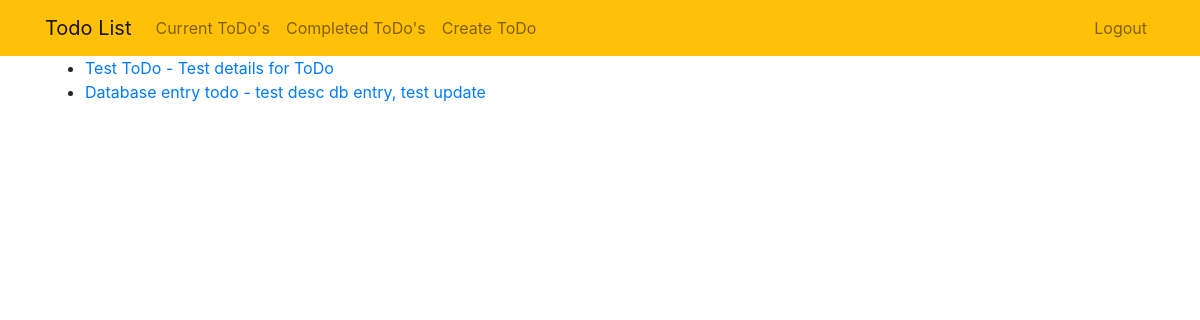
The app's page /todos/ (signed in), older data.
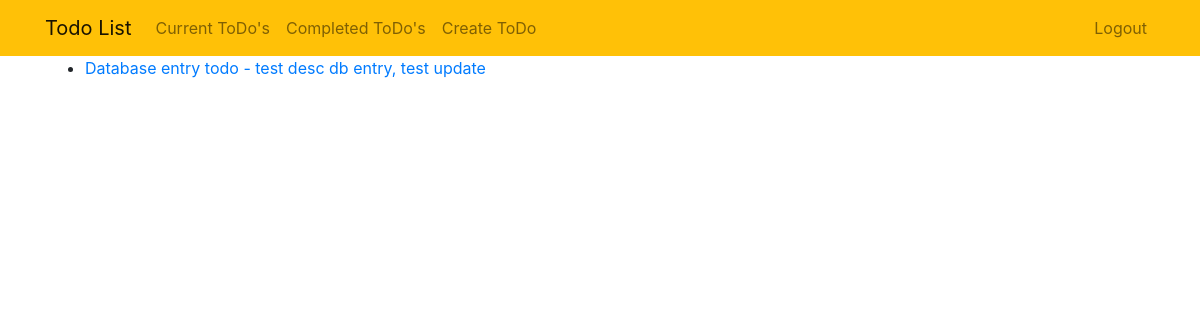
The same page, newer data.
### todolist/models.py (models this page shows, shortened)
class Todo(models.Model):
    title = models.CharField(max_length=150)
    details = models.TextField(blank=True)
    date_created = models.DateTimeField(auto_now_add=True)
    date_completed = models.DateTimeField(null=True, blank=True)
    importance = models.BooleanField(default=False)
    user = models.ForeignKey(User, on_delete=models.CASCADE)

### todolist/views.py (the view)
# urls.py: path('todos/', views.to_dos, name='to_dos'),
@login_required
def to_dos(request):
    todos = Todo.objects.filter(user=request.user, date_completed__isnull=True)
    return render(request, 'todolist/to_dos.html', {'todos': todos})

### todolist/templates/todolist/to_dos.html (shortened to what this page needs)
{% extends 'todolist/home.html' %}
{% block content %}
<!DOCTYPE html>
<html lang="en">
<head>
</head>
<body>
    <ul>
    {% for todo in todos %}
        <li>
            <a href="{% url 'view_to_do' todo.id %}">
                {{ todo.title }}
                {% if todo.details %}
                    - {{ todo.details}}
                {% endif %}
            </a>
        </li>
    {% endfor %}
    </ul>
</body>
</html>
{% endblock %}

Row changes from the older to the newer data that the page shows:
no longer on this page (row edited): Todo: title "Test ToDo", details "Test details for ToDo"
